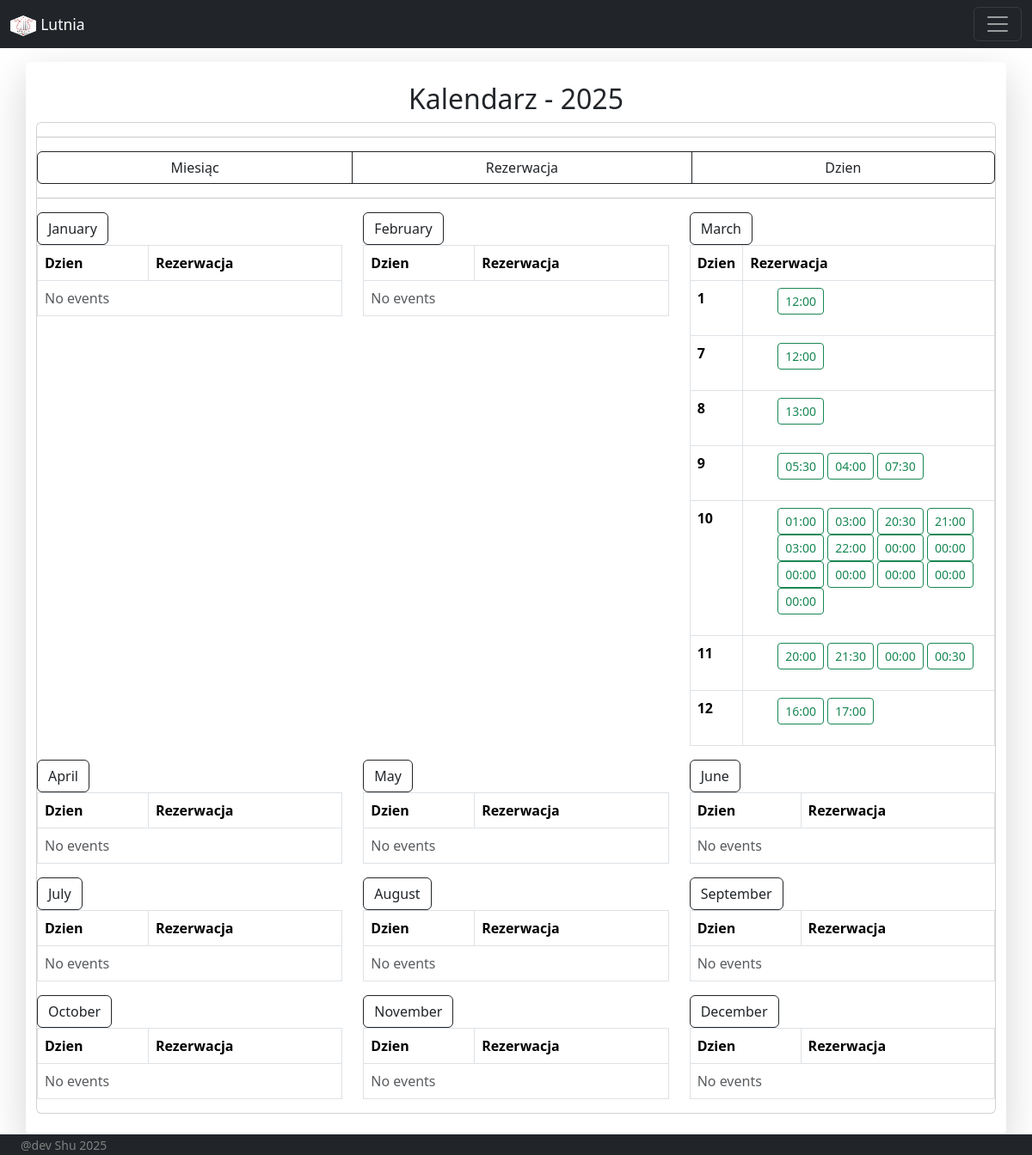
/calendar/2025/, run on the app's committed database.
### lutnia_app/models.py (models this page shows, shortened)
class Event(models.Model):
    PLACE_CHOICES = [
        ('1', 'Moniuszki'),
        ('2', 'Laska'),
    ]
    TABLE_CHOICES = [
        ('1', 'Snooker nr.1'),
        ('2', 'Snooker nr.2'),
        ('3', 'Pool nr.1'),
        ('4', 'Pool nr.2'),
        ('5', 'Snooker nr.3'),
        ('6', 'Snooker nr.4'),
        ('7', 'Snooker nr.5'),
    ]
    TABLE_CHOICES_LUTNIA =[
        ('5', 'Snooker nr.3'),
        ('6', 'Snooker nr.4'),
        ('7', 'Snooker nr.5'),
    ]
    BOOKING_TYPE_CHOICES = [
        ("1", "Liga"),
        ("2", "Turniej"),
        ("3", "Trening"),
        ("4", "Moge z kims ragrac"),
        ("5", "Rezerwuje dla 2 osob"),
        ("6", "Szkolka Dorosli"),
        ("7", "Szkolka Dzieci"),
        ("8", "Brak mozliwosci"),
    ]
    place = models.CharField(max_length=100, default='Moniuszki', choices=PLACE_CHOICES)
    table = models.CharField(max_length=100, default='Sonnker nr.1' , choices=TABLE_CHOICES)
    bookingtype = models.CharField(max_length=100, default='Liga', choices=BOOKING_TYPE_CHOICES)
    user = models.ForeignKey(User, null=False, blank=False, on_delete=models.CASCADE)
    start_time = models.DateTimeField()
    end_time = models.DateTimeField()
    confirmed = models.BooleanField(default=True)

### lutnia_app/views.py (the view)
# urls.py: path("calendar/<int:year>/", YearView.as_view(), name="year_view"),
class YearView(TemplateView):
    template_name = "lutnia_app/year_view.html"
    def get_context_data(self, **kwargs):
        year = int(self.kwargs.get("year", date.today().year))
        context = super().get_context_data(**kwargs)
        months = []
        for month in range(1, 13):
            first_day = date(year, month, 1)
            last_day = date(year, month, monthrange(year, month)[1])
            events = Event.objects.filter(start_time__year=year, start_time__month=month)
            days_with_events = {}
            for event in events:
                event_day = event.start_time.day
                if event_day not in days_with_events:
                    days_with_events[event_day] = []
                days_with_events[event_day].append(event)
            months.append({
                "month_number": month,
                "month_name": first_day.strftime("%B"),  # English month names
                "days_with_events": days_with_events
            })
        context["year"] = year
        context["months"] = months
        context['day'] = first_day
        context['selected_date'] = date(year, month, int(first_day.strftime("%d")))
        return context

### lutnia_app/templatetags/custom_filters.py (called while the page is built)
@register.filter
def get_item(dictionary, key):
    return dictionary.get(key)

### lutnia_app/templates/lutnia_app/year_view.html (shortened to what this page needs)
{% extends "lutnia_app/base.html" %}
{% load custom_filters %}
{% block content %}
<h2 class="text-center">Kalendarz - {{ year }}</h2>
<div class="card">
    <hr>
        <div class="menu btn-group btn-group" role="group" aria-label="Small button group">
            <a class="btn btn-outline-dark" href="{% url 'month_view' year=year month=selected_date.month %}">Miesiąc</a>
            <a class="btn btn-outline-dark" href="{% url 'event_new' %}">Rezerwacja</a>
            <a class="btn btn-outline-dark" href="{% url 'day_view'  year=selected_date.year month=selected_date.month day=selected_date.day %}">Dzien</a>
        </div>
    <hr>
    <div class="row">
        {% for m in months %}
            <div class="col-md-4">
                <a class="btn btn-outline-dark" href="{% url 'month_view' year=year month=m.month_number %}">{{ m.month_name }}</a>
                <table class="table table-bordered">
                    <thead>
                        <tr>
                            <th>Dzien</th>
                            <th>Rezerwacja</th>
                        </tr>
                    </thead>
                    <tbody>
                        {% for day in m.days_with_events.keys %}
                        <tr>
                            <td><strong>{{ day }}</strong></td>
                            <td>
                                <ul>
                                    {% for event in m.days_with_events|get_item:day %}
                                            <button type="button" class="btn btn-sm btn-outline-success"
                                               data-bs-toggle="modal" data-bs-target="#eventModal"
                                                data-event-user="{{ event.user.last_name }} {{ event.user.first_name }}"
                                                data-event-user-id="{{ event.user.id }}"
                                                data-event-place="{{ event.place }}"
                                                data-event-table="{{ event.table }}"
                                                data-event-time="{{ event.start_time }} - {{ event.end_time }}"
                                                data-event-edit-url="{{ event.edit_url }}"
                                                data-bs-toggle="tooltip"
                                                title="{{ event.user.last_name }} {{ event.user.first_name }} - {{ event.place }} - {{ event.table }} - ({{ event.start_time }} - {{ event.end_time }})"
                                                >
                                            {{ event.start_time|time:"H:i" }}
                                        </button>
                                    {% endfor %}
                                </ul>
                            </td>
                        </tr>
                        {% empty %}
                        <tr>
                            <td colspan="2" class="text-muted">No events</td>
                        </tr>
                        {% endfor %}
                    </tbody>
                </table>
            </div>
        {% endfor %}
    </div>
</div>
{% endblock %}

### lutnia_app/templates/lutnia_app/base.html (shortened to what this page needs)
<!DOCTYPE html>
<html lang="pl">
    <head>
        <link href="https://cdn.jsdelivr.net/npm/bootstrap@5.3.3/dist/css/bootstrap.min.css" rel="stylesheet">
    </head>
    <body>
    {% include 'lutnia_app/navbar.html' %}
        <br>
        <div class="container shadow-lg rounded">
        <br>
        {% block content %}
        {% endblock content %}
        <br>
        </div>
        <br>
        {% include 'lutnia_app/footer.html' %}
    </body>
</html>

### lutnia_app/templates/lutnia_app/navbar.html (shortened to what this page needs)
{% load static %}
<nav class="navbar navbar-dark bg-dark fixed-top">
  <div class="container-fluid">
    <a class="navbar-brand" href="{% url '' %}"><img src="{% static '/logo/lutnia_logo.png' %}" alt="lutnia_logo.png" width="30" height="24">
    <small style="padding-right: 5%;">Lutnia</small>
    </a>
    <button class="navbar-toggler" type="button" data-bs-toggle="offcanvas" data-bs-target="#offcanvasDarkNavbar" aria-controls="offcanvasDarkNavbar" aria-label="Toggle navigation">
      <span class="navbar-toggler-icon"></span>
    </button>
  </div>
</nav>
<br>
<br>

### lutnia_app/templates/lutnia_app/footer.html
<div class="footer bg-dark fixed-bottom">
  <small style="color: gray; padding-left: 2%;">@dev Shu 2025</small>
</div>

### data on the page
Event: start_time "12:00"
Event: start_time "12:00"
Event: start_time "13:00"
Event: start_time "05:30"
Event: start_time "04:00"
Event: start_time "07:30"
Event: start_time "01:00"
Event: start_time "03:00"
Event: start_time "20:30"
Event: start_time "21:00"
Event: start_time "03:00"
Event: start_time "22:00"
Event: start_time "00:00"
Event: start_time "00:00"
Event: start_time "00:00"
Event: start_time "00:00"
Event: start_time "00:00"
Event: start_time "00:00"
Event: start_time "00:00"
Event: start_time "20:00"
Event: start_time "21:30"
Event: start_time "00:00"
Event: start_time "00:30"
Event: start_time "16:00"
Event: start_time "17:00"

### other printed values
{{ year }} "2025"
{{ m.month_name }} "January" "February" "March" "April" "May" "June" "July" "August" "September" "October" "November" "December"
{{ day }} "1" "7" "8" "9" "10" "11" "12"
